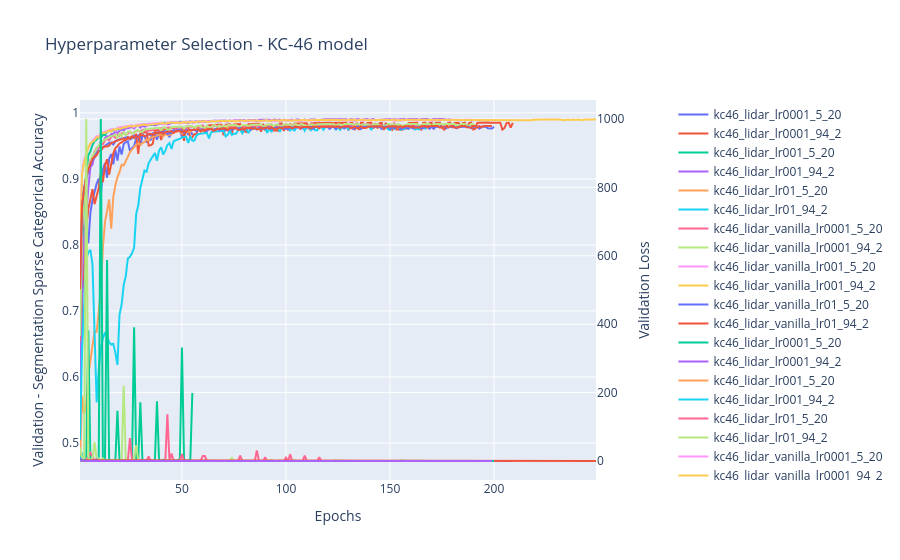

Notebook cell for this chart:
### Code cell
MODEL_ROOT = "D:/models/hyperparameter_search/kc46/"

plot = LinePlot( title = f'Hyperparameter Selection - KC-46 model',
                x_axis_title = 'Epochs',
                y1_axis_title = 'Validation - Segmentation Sparse Categorical Accuracy',
                y2_axis_title = 'Validation Loss' )

best: dict[str, list] = { 'KC-46 Model': [], 'Best Epoch': [], 'Seg Acc': [], 'Loss': [] }
models: dict[str, dict] = {}
for model_dir in os.listdir( MODEL_ROOT ):
    with open( f"{MODEL_ROOT}{model_dir}/final/{model_dir}_final_history.json", "r" ) as j:
        models[model_dir] = json.load( j )

        plot.add_y1_trace( np.array( models[model_dir]['segmentation_output_sparse_categorical_accuracy'] ), model_dir )
        plot.add_y2_trace( np.clip( np.array( models[model_dir]['val_loss'] ), 0, 1000 ), model_dir )

        best['KC-46 Model'].append( model_dir )
        best['Best Epoch'].append( np.argmin( np.array( models[model_dir]['val_loss'] ) ) + 1 )
        best['Seg Acc'].append( np.max( np.array( models[model_dir]['segmentation_output_sparse_categorical_accuracy'] ) ) )
        best['Loss'].append( np.min( np.array( models[model_dir]['val_loss'] ) ) )

best_df = pd.DataFrame( data = best )
display( best_df )
plot.show()
plot.get_fig().write_image( 'E:/AFIT/AAR/5_Thesis/doc/figures/hyperparameter_search/kc-46_full.png', width = 1200, height = 600 )
best_df.to_latex( 'E:/AFIT/AAR/5_Thesis/doc/tables/hyperparameter_search/kc-46_hp_search_results.tex', float_format = '%.3f' )

### Figure 1 — Plotly figure (JSON) as saved in the notebook; plotly's stock layout.template omitted (floating-point values rounded to 4 significant figures; data arrays with more than 128 entries replaced by an {"elided": "..."} marker saying what was removed)
{"data": [{"mode": "lines", "name": "kc46_lidar_lr0001_5_20", "type": "scatter", "x": {"elided": "249 float values"}, "y": [0.5321, 0.7123, 0.7816, 0.8194, 0.8023, 0.8489, 0.868, 0.8826, 0.8928, 0.9003, 0.8743, 0.9141, 0.924, 0.9018, 0.9305, 0.9377, 0.9222, 0.9439, 0.9279, 0.9491, 0.9369, 0.953, 0.9559, 0.9571, 0.9425, 0.9467, 0.9499, 0.9611, 0.9632, 0.9507, 0.9647, 0.9653, 0.9564, 0.9582, 0.9593, 0.9673, 0.9691, 0.9593, 0.9697, 0.9708, 0.9711, 0.9723, 0.9726, 0.9631, 0.9729, 0.9738, 0.9742, 0.9748, 0.9751, 0.9636, 0.9665, 0.9747, 0.9667, 0.9755, 0.9665], "yaxis": "y"}, {"mode": "lines", "name": "kc46_lidar_lr0001_94_2", "type": "scatter", "x": {"elided": "249 float values"}, "y": {"elided": "209 float values"}, "yaxis": "y"}, {"mode": "lines", "name": "kc46_lidar_lr001_5_20", "type": "scatter", "x": {"elided": "249 float values"}, "y": [0.559, 0.7823, 0.8788, 0.9062, 0.9359, 0.9418, 0.9514, 0.9573, 0.9606, 0.9626, 0.9619, 0.9668, 0.9663, 0.9713, 0.9728, 0.9722, 0.9743, 0.9727, 0.9764, 0.9748, 0.9755, 0.9787, 0.9773, 0.9794, 0.9797, 0.9808, 0.9785, 0.9799, 0.9817, 0.9819, 0.9822, 0.9832, 0.9832, 0.9835, 0.9814, 0.9822, 0.9842, 0.9845, 0.9848, 0.9849, 0.985, 0.9852, 0.9839, 0.9841, 0.9857, 0.9847, 0.9847, 0.9861, 0.9863, 0.9865, 0.985, 0.9855, 0.9858, 0.9868, 0.9859, 0.9861, 0.9863, 0.9864, 0.9871, 0.9875, 0.9876, 0.9876, 0.9867, 0.9878, 0.9879, 0.988, 0.987, 0.9874, 0.9881, 0.9883], "yaxis": "y"}, {"mode": "lines", "name": "kc46_lidar_lr001_94_2", "type": "scatter", "x": {"elided": "249 float values"}, "y": {"elided": "179 float values"}, "yaxis": "y"}, {"mode": "lines", "name": "kc46_lidar_lr01_5_20", "type": "scatter", "x": {"elided": "249 float values"}, "y": {"elided": "136 float values"}, "yaxis": "y"}, {"mode": "lines", "name": "kc46_lidar_lr01_94_2", "type": "scatter", "x": {"elided": "249 float values"}, "y": {"elided": "169 float values"}, "yaxis": "y"}, {"mode": "lines", "name": "kc46_lidar_vanilla_lr0001_5_20", "type": "scatter", "x": {"elided": "249 float values"}, "y": {"elided": "169 float values"}, "yaxis": "y"}, {"mode": "lines", "name": "kc46_lidar_vanilla_lr0001_94_2", "type": "scatter", "x": {"elided": "249 float values"}, "y": {"elided": "191 float values"}, "yaxis": "y"}, {"mode": "lines", "name": "kc46_lidar_vanilla_lr001_5_20", "type": "scatter", "x": {"elided": "249 float values"}, "y": {"elided": "191 float values"}, "yaxis": "y"}, {"mode": "lines", "name": "kc46_lidar_vanilla_lr001_94_2", "type": "scatter", "x": {"elided": "249 float values"}, "y": {"elided": "249 float values"}, "yaxis": "y"}, {"mode": "lines", "name": "kc46_lidar_vanilla_lr01_5_20", "type": "scatter", "x": {"elided": "249 float values"}, "y": {"elided": "200 float values"}, "yaxis": "y"}, {"mode": "lines", "name": "kc46_lidar_vanilla_lr01_94_2", "type": "scatter", "x": {"elided": "249 float values"}, "y": {"elided": "199 float values"}, "yaxis": "y"}, {"mode": "lines", "name": "kc46_lidar_lr0001_5_20", "type": "scatter", "x": {"elided": "249 float values"}, "y": [1.088, 0.9686, 0.8811, 0.7469, 382.2, 0.5475, 0.5716, 0.7895, 0.3241, 0.4118, 1000.0, 1.074, 0.75, 588.0, 0.516, 0.8921, 0.4495, 1.64, 146.9, 0.6054, 0.4723, 1.578, 1.709, 0.8963, 0.3363, 0.9163, 390.9, 3.525, 1.485, 171.8, 2.293, 0.7012, 0.5603, 0.9128, 1.78, 1.694, 1.489, 174.4, 2.483, 1.606, 3.28, 1.471, 1.707, 0.4907, 1.811, 2.163, 1.404, 2.069, 5.253, 332.0, 1.246, 1.683, 0.7229, 1.174, 198.7], "yaxis": "y2"}, {"mode": "lines", "name": "kc46_lidar_lr0001_94_2", "type": "scatter", "x": {"elided": "249 float values"}, "y": {"elided": "209 float values"}, "yaxis": "y2"}, {"mode": "lines", "name": "kc46_lidar_lr001_5_20", "type": "scatter", "x": {"elided": "249 float values"}, "y": [1.502, 1.65, 0.7614, 0.2666, 2.171, 0.2221, 0.4858, 0.4547, 0.2132, 2.13, 0.4253, 0.5533, 0.3543, 0.1862, 0.3124, 0.1405, 0.2038, 0.08938, 0.1003, 0.1205, 0.1033, 0.1254, 0.1382, 0.09906, 0.08595, 0.06437, 0.1468, 0.08503, 0.0648, 0.05786, 0.06536, 0.08368, 0.07439, 0.05317, 0.0818, 0.07503, 0.06438, 0.08938, 0.05182, 0.04422, 0.1064, 0.05587, 0.05077, 0.04469, 1.642, 0.04705, 0.06327, 0.06499, 0.05871, 0.05754, 0.07961, 0.09254, 0.05592, 0.05881, 0.06478, 0.04955, 0.0729, 0.05986, 0.05819, 0.0605, 0.05588, 0.05382, 0.05296, 0.05492, 0.06877, 0.0634, 0.06069, 0.05472, 0.05237, 0.05815], "yaxis": "y2"}, {"mode": "lines", "name": "kc46_lidar_lr001_94_2", "type": "scatter", "x": {"elided": "249 float values"}, "y": {"elided": "179 float values"}, "yaxis": "y2"}, {"mode": "lines", "name": "kc46_lidar_lr01_5_20", "type": "scatter", "x": {"elided": "249 float values"}, "y": {"elided": "136 float values"}, "yaxis": "y2"}, {"mode": "lines", "name": "kc46_lidar_lr01_94_2", "type": "scatter", "x": {"elided": "249 float values"}, "y": {"elided": "169 float values"}, "yaxis": "y2"}, {"mode": "lines", "name": "kc46_lidar_vanilla_lr0001_5_20", "type": "scatter", "x": {"elided": "249 float values"}, "y": {"elided": "169 float values"}, "yaxis": "y2"}, {"mode": "lines", "name": "kc46_lidar_vanilla_lr0001_94_2", "type": "scatter", "x": {"elided": "249 float values"}, "y": {"elided": "191 float values"}, "yaxis": "y2"}, {"mode": "lines", "name": "kc46_lidar_vanilla_lr001_5_20", "type": "scatter", "x": {"elided": "249 float values"}, "y": {"elided": "191 float values"}, "yaxis": "y2"}, {"mode": "lines", "name": "kc46_lidar_vanilla_lr001_94_2", "type": "scatter", "x": {"elided": "249 float values"}, "y": {"elided": "249 float values"}, "yaxis": "y2"}, {"mode": "lines", "name": "kc46_lidar_vanilla_lr01_5_20", "type": "scatter", "x": {"elided": "249 float values"}, "y": {"elided": "200 float values"}, "yaxis": "y2"}, {"mode": "lines", "name": "kc46_lidar_vanilla_lr01_94_2", "type": "scatter", "x": {"elided": "249 float values"}, "y": {"elided": "199 float values"}, "yaxis": "y2"}], "layout": {"legend": {"x": 1.15, "xanchor": "left", "y": 1, "yanchor": "top"}, "margin": {"r": 150}, "title": {"text": "Hyperparameter Selection - KC-46 model"}, "xaxis": {"title": {"text": "Epochs"}}, "yaxis": {"title": {"text": "Validation - Segmentation Sparse Categorical Accuracy"}}, "yaxis2": {"overlaying": "y", "side": "right", "title": {"text": "Validation Loss"}}}}
